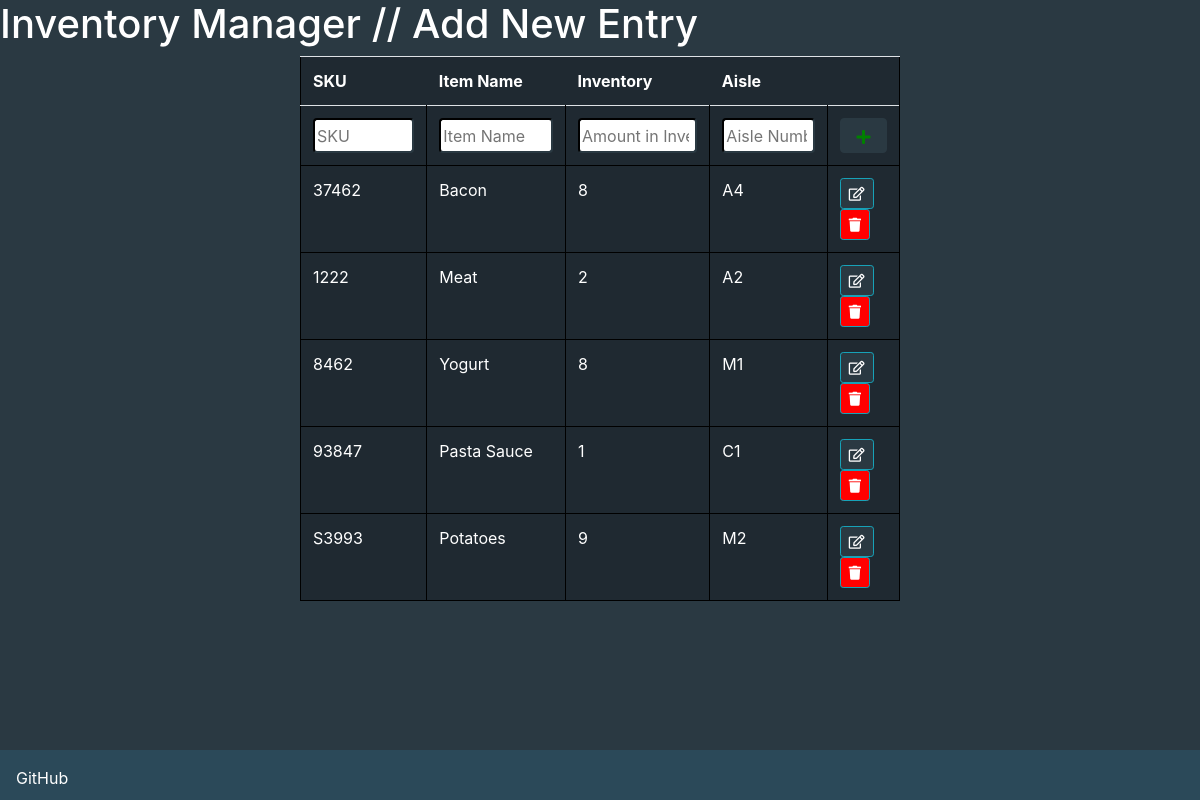
/add/, run on an earlier commit of the app's database.
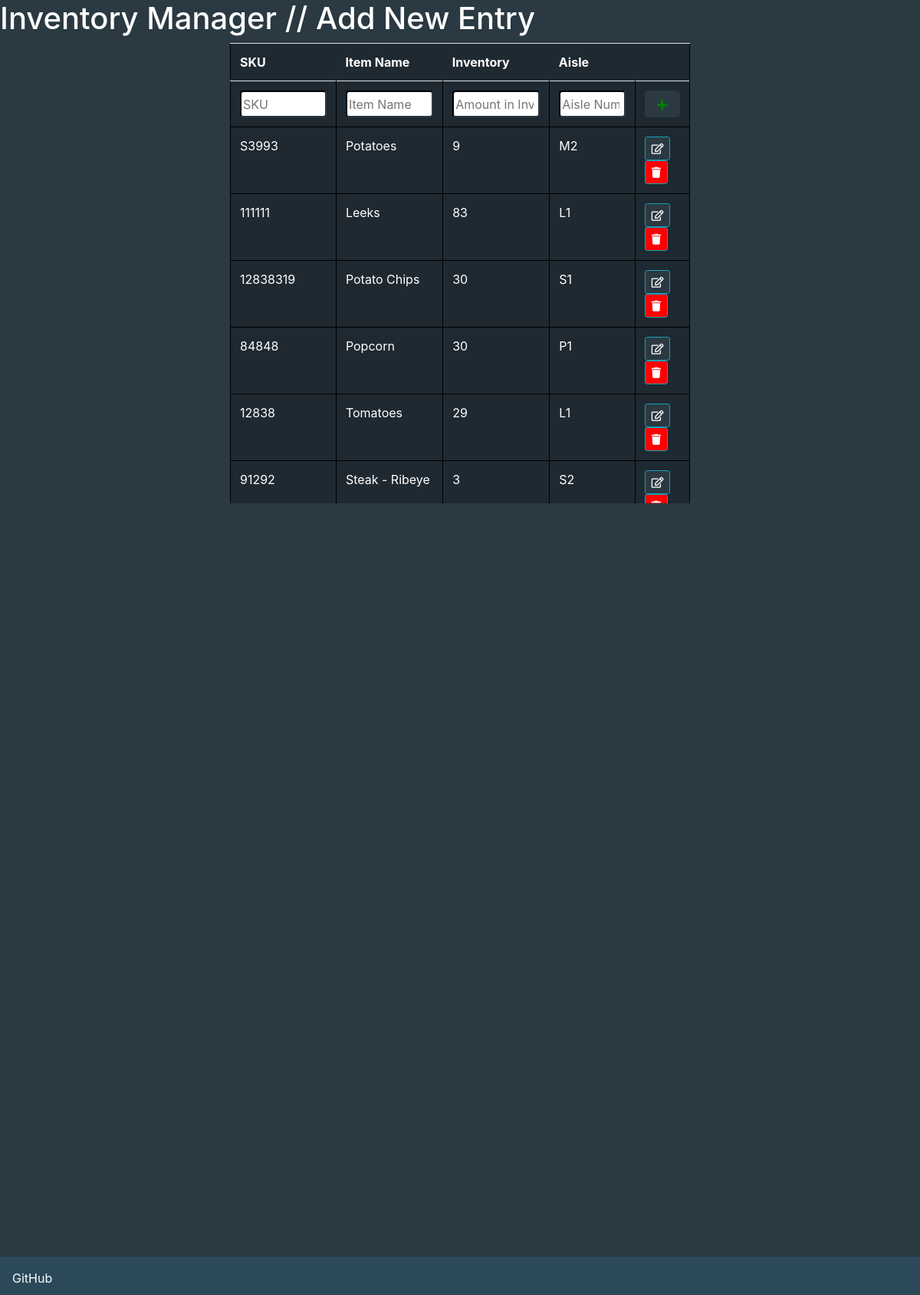
And on a later commit of the database.
### inventoryApp/models.py (models this page shows)
class InventoryModel(models.Model):
    itemSKU = models.CharField(max_length=200)
    itemName = models.CharField(max_length=200)
    itemAmount = models.IntegerField()
    itemAisle = models.CharField(max_length=201)

### inventoryApp/views.py (the view, shortened to what this page needs)
# urls.py: path('add/', addHandler, name='addHandler'), # Handles Adding Item
def addHandler(request):
    if request.POST == {}:
        context = InventoryModel.objects.all()
        return render(request, "addItem.html", {'query': context})

### templates/addItem.html (shortened to what this page needs)
<!DOCTYPE html>
<html lang="en">
<head>
    <h1 style="color:white;">Inventory Manager // Add New Entry</h1>
        <link rel="stylesheet" href="https://use.fontawesome.com/releases/v5.7.0/css/all.css">
        <link rel="stylesheet" href="https://maxcdn.bootstrapcdn.com/bootstrap/4.0.0/css/bootstrap.min.css">
</head>
    <body style="background-color:#2a3942">
        <form enctype="multipart/form-data" method="POST">
            <div style="overflow:auto; height:600px;">
            <table id="table" class="table" style=" margin-left:auto;margin-right:auto; width: 50%; background-color:#1f2931;">
                <tr>
                        <th style="color:white" scope="col">SKU</th>
                        <th style="color:white" scope="col">Item Name</th>
                        <th style="color:white" scope="col">Inventory</th>
                        <th style="color:white"scope="col">Aisle</th>
                         <th></th>
                </tr>
            <tr>
                        <td><input  type="search" name="itemSku" id="itemSku" class="form-control-small rounded"
                                    placeholder="SKU" style="border-color:#2a3942; width:100%"/></td>
                        <td><input  type="search" name="itemName" id="itemName" class="form-control-small rounded"
                                    placeholder="Item Name" style="border-color:#2a3942;width:100%"/></td>
                        <td><input  type="search" name="itemAmount" id="itemAmount" class="form-control-small rounded"
                                    placeholder="Amount in Inventory" style="border-color:#2a3942;width:100%"/></td>
                        <td><input  type="search" name="itemAisle" id="itemAisle" class="form-control-small rounded"
                                    placeholder="Aisle Number" style="border-color:#2a3942;width:100%"/></td>
                        <td style="color:white">
                            <button type="submit" class="btn btn-primary" style="color:green; border-color:#2a3942; width:100%"><span class="fas fa-plus"></span></button>
                        </td>
            </tr>
                {% for item in query %}
                    <tr>
                        <td style="color:white">{{ item.itemSKU }}</td>
                        <td style="color:white">{{ item.itemName }}</td>
                        <td style="color:white">{{ item.itemAmount }}</td>
                        <td style="color:white">{{ item.itemAisle }}</td>
                        <td style="color:white">
                            <a href="{% url 'editHandler' item.itemSKU %}" class="btn btn-info btn-sm" style="background-color: #2a3942" ><span class="far fa-edit"></span></a>
                            <a href="{% url 'deleteHandler' item.itemSKU %}" style="background-color:red" class="btn btn-info btn-sm"><span class="fas fa-trash"></span></a>
                        </td>
                    </tr>
                {% endfor %}
            </table>
            </div>
        </form>
</body>
<footer class="fixed-bottom">
    <div class="text-left p-3" style="background-color:#2b4959; height: 50px;">
        <a class="text-white" href="https://github.com/mirackara/inventorymanager">GitHub</a>
    </div>
</footer>
</html>

What changed in the data, as far as the page shows it:
removed InventoryModel: itemSKU "37462", itemName "Bacon", itemAmount "8", itemAisle "A4"
removed InventoryModel: itemSKU "1222", itemName "Meat", itemAmount "2", itemAisle "A2"
removed InventoryModel: itemSKU "8462", itemName "Yogurt", itemAmount "8", itemAisle "M1"
removed InventoryModel: itemSKU "93847", itemName "Pasta Sauce", itemAmount "1", itemAisle "C1"
added InventoryModel: itemSKU "111111", itemName "Leeks", itemAmount "83", itemAisle "L1"
added InventoryModel: itemSKU "12838319", itemName "Potato Chips", itemAmount "30", itemAisle "S1"
added InventoryModel: itemSKU "84848", itemName "Popcorn", itemAmount "30", itemAisle "P1"
added InventoryModel: itemSKU "12838", itemName "Tomatoes", itemAmount "29", itemAisle "L1"
added InventoryModel: itemSKU "91292", itemName "Steak - Ribeye", itemAmount "3", itemAisle "S2"
